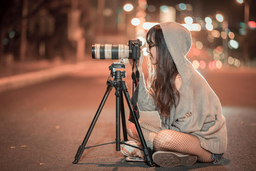
#> input picture img.png, 256 x 171 px, shrunk from 912 x 608 before the run, given in place of 0.png, which was not available
$ jupyter execute --allow-errors '실행코드.ipynb'   (text cells are left out)
#> lines starting #> are read from the running program, lines starting #| are printed output that depends on the picture; pictures that were not available may be replaced by others from this repository, and a replacement may not be noted
#> `image = np.array(Image.open(image_path).convert('L'))`:
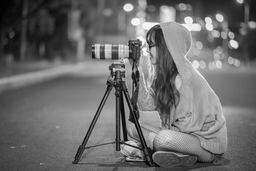
#> image: shape (171, 256); min 0, max 253, mean 107.8
[cell 1]
import numpy as np # 자연로그와 pi연산을 위한 라이브러리
from PIL import Image # 이미지 파일을 가져오기 위한 라이브러리

[cell 2]
def gaussian_kernel(sigma, size): # size*size 가우시안 커널 생성
    kernel = [[0]*size for _ in range(size)]
    center = (size - 1) / 2

    for x in range(size):
        for y in range(size):
            exponent = -((x - center)**2 + (y - center)**2) / (2 * sigma**2)
            kernel[x][y] = (1 / (2 * np.pi * sigma**2)) * np.exp(exponent)

    return kernel

[cell 3]
def laplacian_kernel():
    kernel = [[0, 1, 0], [1, -4, 1], [0, 1, 0]]
    return kernel

[cell 4]
def zero_padding(matrix, pad_size, m, n):
    padded_matrix = [[0]*(n + 2*pad_size) for _ in range(m + 2*pad_size)] # 패딩 크기만큼 행과 열을 각각 양쪽으로 늘림

    # 원본 행렬을 새로운 행렬의 중앙에 배치
    for i in range(m):
        for j in range(n):
            padded_matrix[i + pad_size][j + pad_size] = matrix[i][j]

    return padded_matrix # 제로 패딩이 적용된 행렬 반환

[cell 5]
def convolution(image, kernel, m, n, ksize): # size : image size, ksize : kernel size
  padded_image = zero_padding(image, ksize,m, n) # 제로 패딩 적용

  result = [[0]*n for _ in range(m)]# 컨볼루션 연산 결과를 저장할 배열 초기화

  for i in range(m): # 이미지를 순회하면서 컨볼루션 연산 수행
    for j in range(n):
      temp = 0
      for x in range(ksize):
        for y in range(ksize):
          temp += padded_image[i+x][j+y]*kernel[x][y]
      result[i][j] = temp # 컨볼루션 연산 수행 결과를 결과 행렬에 저장

  return result # 컨볼루션이 적용된 결과 이미지 반환

[cell 6]
def threshold(image, thres, m, n):
  result = [[0]*n for _ in range(m)]
  for x in range(m): # 이미지를 순회하면서 컨볼루션 연산 수행
    for y in range(n):
      # 이미지에서 thres 초과하는 픽셀은 255로, 이하는 0으로 변환
      if (image[x][y] > thres) :
        result[x][y] = 255
      else :
        result[x][y] = 0
  return result

#> (a cell that did not finish here is left out)

  laplacian = laplacian_kernel() # 라플라시안 커널 생성
  Log_filter = convolution(gaussian, laplacian, gsize, gsize, 3) # LoG 필터(Laplacian Of Gaussian) 생성
  Log_converted = convolution(image, Log_filter, m, n, gsize) #LoG 필터 적용
#> `Log_converted = convolution(image, Log_filter, m, n, gsize)`: Log_converted = 171 items

  Log_result = threshold(Log_converted, 0, m, n) # 임계값(0)을 넘은 픽셀에 대해서만 edge로 판정하여 남김
#> `img = Image.fromarray(np.uint8(Log_result), 'L')`:
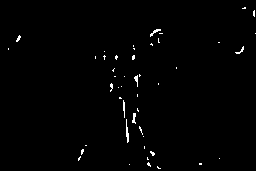
#> img: PIL image 256x171 L; 0.92% white in thin lines or dots
#> `image_path = f'./{i}.png'`: image_path = './0.png'

  # Log 필터 적용 결과 이미지 저장하기
  img = Image.fromarray(np.uint8(Log_result), 'L')
  img.save(f'./Log_converted_{i}.png')

  print(f'{i} finished')

[cell 8]
def my_kernel():
    kernel = [[1,1,1,1,1], [1,-1,-1,-1,1], [1,-1,-8,-1,1], [1,-1,-1,-1,1], [1,1,1,1,1]]
    return kernel

#> (a cell that did not finish here is left out)

  filter = convolution(gaussian, mykernel, gsize, gsize, 5) # gaussian과 mykernel 컨볼루션
#> `filter = convolution(gaussian, mykernel, gsize, gsize, 5)`: filter = 7 items
  my_converted = convolution(image, filter, m, n, gsize) # 필터 적용
#> `my_converted = convolution(image, filter, m, n, gsize)`: my_converted = 171 items

  result = threshold(my_converted, 5, m, n)
#> `img = Image.fromarray(np.uint8(result), 'L')`:
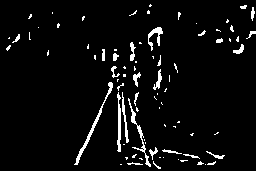
#> img: PIL image 256x171 L; 4.7% white in thin lines or dots

  img = Image.fromarray(np.uint8(result), 'L')
  img.save(f'./My_converted_{i}.png')

  print(f'{i} finished')
